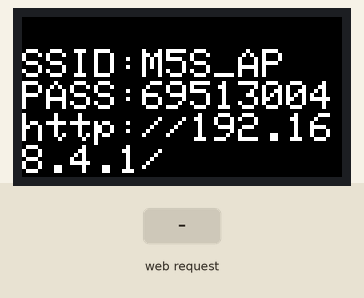
This sketch was run on a simulated ESP32. On the bench: 160×80 colour display. The inputs (shaded band) are chosen by the test bench. WiFi joins after 1.5 s; servers stay silent unless stated; random numbers use the default seed unless the sketch sets one; what the sketch prints to the serial monitor is not drawn.

Above: at 1.3 s.
1.4 s: HTTP request GET /connect received
Timing chart, 0 to 4.4 s (numbered marks = the images above; inputs shaded):
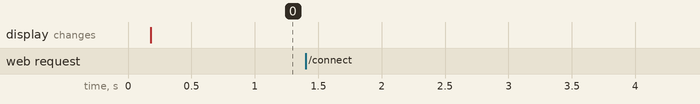

The sketch:

WifiEntrySample.ino
```cpp
#include <WiFi.h>
#include <ESPmDNS.h>
#include <WiFiClient.h>
#include <M5StickC.h>

String ssid = "M5S_AP";
String password = "";

String wifiSsid = "";
String wifiPassword = "";

int wifiStatus = WiFi.status();

WiFiServer server(80);

String getSsid(String path)
{
  int start = path.indexOf("?ssid=");
  int end = path.indexOf("&");
  return path.substring(start + 6, end);
}

String getPassword(String path)
{
  int start = path.indexOf("&password=");
  int end = path.length();
  return path.substring(start + 10, end);
}

void setup()
{
  Serial.begin(115200);

  M5.begin();
  M5.Axp.ScreenBreath(8);
  M5.Lcd.setRotation(1);
  M5.Lcd.setTextSize(2);
  M5.Lcd.fillScreen(BLACK);

  randomSeed(analogRead(0));
  for (int i = 0; i < 8; i++) {
    password += random(10);
  }

  Serial.println();
  Serial.print("Configuring access point...");
  WiFi.softAP(ssid.c_str(), password.c_str());

  M5.Lcd.println();
  M5.Lcd.println("SSID:" + ssid);
  M5.Lcd.println("PASS:" + password);
  M5.Lcd.println("http://192.168.4.1/");

  IPAddress myIP = WiFi.softAPIP();
  Serial.print("AP IP address: ");
  Serial.println(myIP);

  if (!MDNS.begin("esp32"))
  {
    Serial.println("Error setting up MDNS responder!");
    while (1)
    {
      delay(1000);
    }
  }
  Serial.println("mDNS responder started");

  server.begin();
  Serial.println("Web server started");

  MDNS.addService("http", "tcp", 80);
}

void loop()
{
  if (wifiSsid.length() > 0 && wifiPassword.length() > 0)
  {
    if (wifiStatus != WL_CONNECTED) {
      M5.Lcd.setCursor(0, 0, 1);
      M5.Lcd.fillScreen(BLACK);

      Serial.println("SSID: " + wifiSsid);
      Serial.println("Pass: " + wifiPassword);

      WiFi.begin(wifiSsid.c_str(), wifiPassword.c_str());
      while (wifiStatus != WL_CONNECTED)
      {
        delay(500);
        wifiStatus = WiFi.status();
        Serial.print(".");
        M5.Lcd.setCursor(0, 0, 1);
        M5.Lcd.println("WiFi connecting");
      }

      M5.Lcd.setCursor(0, 0, 1);
      M5.Lcd.fillScreen(BLACK);
      M5.Lcd.println("Connected!");
      delay(500);

      Serial.print("WiFi connected\r\nIP address: ");
      Serial.println(WiFi.localIP());
    }
  }
  else
  {
    WiFiClient client = server.available();
    if (!client)
    {
      return;
    }
    Serial.println("");
    Serial.println("New client");
    if (client)
    {
      Serial.println("new client");

      while (client.connected())
      {
        if (client.available())
        {
          String req = client.readStringUntil('\r');
          Serial.print("Request: ");
          Serial.println(req);

          int addr_start = req.indexOf(' ');
          int addr_end = req.indexOf(' ', addr_start + 1);
          if (addr_start == -1 || addr_end == -1)
          {
            Serial.print("Invalid request: ");
            Serial.println(req);
            return;
          }
          String path = req.substring(addr_start + 1, addr_end);
          Serial.print("Path: ");
          Serial.println(path);

          String s = "";
          if (path == "/")
          {
            IPAddress ip = client.remoteIP(); // クライアント側のIPアドレス
            String ipStr = String(ip[0]) + '.' + String(ip[1]) + '.' + String(ip[2]) + '.' + String(ip[3]);
            s = "HTTP/1.1 200 OK\r\nContent-Type: text/html\r\n\r\n";
            s += "<!DOCTYPE html>";
            s += "<html lang=\"ja\">";
            s += "  <head>";
            s += "    <meta http-equiv=\"Content-Type\" content=\"text/html; charset=utf-8\"/>";
            s += "    <style>";
            s += "      body {";
            s += "        font-size: 48px;";
            s += "        margin: 0;";
            s += "        background-color: #f2f2f2;";
            s += "        font-family: 'Arial',YuGothic,'Yu Gothic','Hiragino Kaku Gothic ProN','ヒラギノ角ゴ ProN W3','メイリオ', Meiryo,'ＭＳ ゴシック',sans-serif;";
            s += "      }";
            s += "      header {";
            s += "        width: 100%;";
            s += "        height: 120px;";
            s += "        line-height: 120px;";
            s += "        background-color: #F1B514;";
            s += "        text-align: center;";
            s += "        color: #f2f2f2;";
            s += "        font-weight: bold;";
            s += "      }";
            s += "      main {";
            s += "        padding-left: 24px;";
            s += "        padding-right: 24px;";
            s += "      }";
            s += "      input {";
            s += "        width: 100%;";
            s += "        height: 80px;";
            s += "        border: none;";
            s += "        font-size: 48px;";
            s += "        padding: 16px;";
            s += "        margin-top: 16px;";
            s += "      }";
            s += "      button {";
            s += "        width: 100%;";
            s += "        height: 120px;";
            s += "        background-color: #254DEA;";
            s += "        font-size: 48px;";
            s += "        color: #f2f2f2;";
            s += "        border: none;";
            s += "        border-radius: 60px;";
            s += "        margin-top: 40px;";
            s += "        font-weight: bold;";
            s += "      }";
            s += "    </style>";
            s += "  </head>";
            s += "  <body>";
            s += "    <header>電気毛布コントローラ WiFi接続</header>";
            s += "    <main>";
            s += "      <form method=\"GET\" action=\"/connect\">";
            s += "        <input type=\"text\" name=\"ssid\" placeholder=\"SSID\" />";
            s += "        <input type=\"password\" name=\"password\" placeholder=\"Password\" />";
            s += "        <button type=\"submit\">接続する</button>";
            s += "      </form>";
            s += "    </main>";
            s += "  </body>";
            s += "</html>";
            Serial.println("Response 200");
          }
          else if (path.startsWith("/connect"))
          {
            Serial.println("send to /connect");
            s = "HTTP/1.1 200 OK\r\nContent-Type: text/html\r\n\r\n";
            s += "<!DOCTYPE html>";
            s += "<html lang=\"ja\">";
            s += "  <head>";
            s += "    <meta http-equiv=\"Content-Type\" content=\"text/html; charset=utf-8\"/>";
            s += "    <style>";
            s += "      body {";
            s += "        font-size: 48px;";
            s += "        margin: 0;";
            s += "        background-color: #f2f2f2;";
            s += "        font-family: 'Arial',YuGothic,'Yu Gothic','Hiragino Kaku Gothic ProN','ヒラギノ角ゴ ProN W3','メイリオ', Meiryo,'ＭＳ ゴシック',sans-serif;";
            s += "      }";
            s += "      header {";
            s += "        width: 100%;";
            s += "        height: 120px;";
            s += "        line-height: 120px;";
            s += "        background-color: #F1B514;";
            s += "        text-align: center;";
            s += "        color: #f2f2f2;";
            s += "        font-weight: bold;";
            s += "      }";
            s += "      main {";
            s += "        padding-left: 24px;";
            s += "        padding-right: 24px;";
            s += "        text-align: center;";
            s += "      }";
            s += "      input {";
            s += "        width: 100%;";
            s += "        height: 80px;";
            s += "        border: none;";
            s += "        font-size: 48px;";
            s += "        padding: 16px;";
            s += "        margin-top: 16px;";
            s += "      }";
            s += "      button {";
            s += "        width: 100%;";
            s += "        height: 120px;";
            s += "        background-color: #254DEA;";
            s += "        font-size: 48px;";
            s += "        color: #f2f2f2;";
            s += "        border: none;";
            s += "        border-radius: 60px;";
            s += "        margin-top: 40px;";
            s += "        font-weight: bold;";
            s += "      }";
            s += "    </style>";
            s += "  </head>";
            s += "  <body>";
            s += "    <header>電気毛布コントローラ WiFi接続</header>";
            s += "    <main>";
            s += "      <h4>WiFiに接続しています...</h4>";
            s += "      <h6>モニターにConnectedと表示されるまでお待ちください</h6>";
            s += "    </main>";
            s += "  </body>";
            s += "</html>";

            wifiSsid = getSsid(path);
            wifiPassword = getPassword(path);

            Serial.println("SSID: " + wifiSsid);
            Serial.println("Pass: " + wifiPassword);
            Serial.println("Response 200");
          }
          else
          {
            s = "HTTP/1.1 404 Not Found\r\n\r\n";
            Serial.println("Sending 404");
          }
          client.print(s);
          client.flush();
          client.stop();
        }
      }
    }
    Serial.println("Done with client");
  }

  delay(1000);
}
```

Measured:
- after the input at 1.4 s, every drawn part: stays the same
